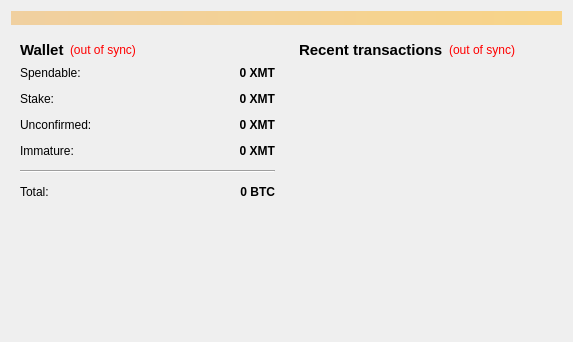
<?xml version="1.0" encoding="UTF-8"?>
<ui version="4.0">
 <class>OverviewPage</class>
 <widget class="QWidget" name="OverviewPage">
  <property name="geometry">
   <rect>
    <x>0</x>
    <y>0</y>
    <width>573</width>
    <height>342</height>
   </rect>
  </property>
  <property name="windowTitle">
   <string>Form</string>
  </property>
  <layout class="QVBoxLayout" name="topLayout">
   <item>
    <widget class="QLabel" name="labelAlerts">
     <property name="visible">
      <bool>false</bool>
     </property>
     <property name="styleSheet">
      <string notr="true">background-color: qlineargradient(x1: 0, y1: 0, x2: 1, y2: 0, stop:0 #F0D0A0, stop:1 #F8D488);  color:#000000
</string>
     </property>
     <property name="wordWrap">
      <bool>true</bool>
     </property>
     <property name="margin">
      <number>3</number>
     </property>
    </widget>
   </item>
   <item>
    <layout class="QHBoxLayout" name="horizontalLayout" stretch="1,1">
     <item>
      <layout class="QVBoxLayout" name="verticalLayout_2">
       <item>
        <widget class="QWidget" name="widget" native="true">
         <layout class="QVBoxLayout" name="verticalLayout_4">
          <item>
           <layout class="QHBoxLayout" name="horizontalLayout_4">
            <item>
             <widget class="QLabel" name="label_5">
              <property name="font">
               <font>
                <pointsize>11</pointsize>
                <weight>75</weight>
                <bold>true</bold>
               </font>
              </property>
              <property name="text">
               <string>Wallet</string>
              </property>
             </widget>
            </item>
            <item>
             <widget class="QLabel" name="labelWalletStatus">
              <property name="toolTip">
               <string>The displayed information may be out of date. Your wallet automatically synchronizes with the MoneroTrust network after a connection is established, but this process has not completed yet.</string>
              </property>
              <property name="styleSheet">
               <string notr="true">QLabel { color: red; }</string>
              </property>
              <property name="text">
               <string notr="true">(out of sync)</string>
              </property>
              <property name="alignment">
               <set>Qt::AlignLeading|Qt::AlignLeft|Qt::AlignVCenter</set>
              </property>
             </widget>
            </item>
            <item>
             <spacer name="horizontalSpacer_2">
              <property name="orientation">
               <enum>Qt::Horizontal</enum>
              </property>
              <property name="sizeHint" stdset="0">
               <size>
                <width>40</width>
                <height>20</height>
               </size>
              </property>
             </spacer>
            </item>
           </layout>
          </item>
          <item>
           <layout class="QFormLayout" name="formLayout_2">
            <property name="fieldGrowthPolicy">
             <enum>QFormLayout::AllNonFixedFieldsGrow</enum>
            </property>
            <property name="horizontalSpacing">
             <number>12</number>
            </property>
            <property name="verticalSpacing">
             <number>12</number>
            </property>
            <item row="0" column="0">
             <widget class="QLabel" name="label">
              <property name="text">
               <string>Spendable:</string>
              </property>
             </widget>
            </item>
            <item row="0" column="1">
             <widget class="QLabel" name="labelBalance">
              <property name="font">
               <font>
                <weight>75</weight>
                <bold>true</bold>
               </font>
              </property>
              <property name="cursor">
               <cursorShape>IBeamCursor</cursorShape>
              </property>
              <property name="toolTip">
               <string>Your current spendable balance</string>
              </property>
              <property name="text">
               <string notr="true">0 XMT</string>
              </property>
              <property name="alignment">
               <set>Qt::AlignRight|Qt::AlignTrailing|Qt::AlignVCenter</set>
              </property>
              <property name="textInteractionFlags">
               <set>Qt::LinksAccessibleByMouse|Qt::TextSelectableByKeyboard|Qt::TextSelectableByMouse</set>
              </property>
             </widget>
            </item>
            <item row="1" column="0">
             <widget class="QLabel" name="label_6">
              <property name="text">
               <string>Stake:</string>
              </property>
             </widget>
            </item>
            <item row="1" column="1">
             <widget class="QLabel" name="labelStake">
              <property name="font">
               <font>
                <weight>75</weight>
                <bold>true</bold>
               </font>
              </property>
              <property name="cursor">
               <cursorShape>IBeamCursor</cursorShape>
              </property>
              <property name="toolTip">
               <string>Total of coins that was staked, and do not yet count toward the current balance</string>
              </property>
              <property name="text">
               <string notr="true">0 XMT</string>
              </property>
              <property name="alignment">
               <set>Qt::AlignRight|Qt::AlignTrailing|Qt::AlignVCenter</set>
              </property>
              <property name="textInteractionFlags">
               <set>Qt::LinksAccessibleByMouse|Qt::TextSelectableByKeyboard|Qt::TextSelectableByMouse</set>
              </property>
             </widget>
            </item>
            <item row="2" column="0">
             <widget class="QLabel" name="label_3">
              <property name="text">
               <string>Unconfirmed:</string>
              </property>
             </widget>
            </item>
            <item row="2" column="1">
             <widget class="QLabel" name="labelUnconfirmed">
              <property name="font">
               <font>
                <weight>75</weight>
                <bold>true</bold>
               </font>
              </property>
              <property name="cursor">
               <cursorShape>IBeamCursor</cursorShape>
              </property>
              <property name="toolTip">
               <string>Total of transactions that have yet to be confirmed, and do not yet count toward the current balance</string>
              </property>
              <property name="text">
               <string notr="true">0 XMT</string>
              </property>
              <property name="alignment">
               <set>Qt::AlignRight|Qt::AlignTrailing|Qt::AlignVCenter</set>
              </property>
              <property name="textInteractionFlags">
               <set>Qt::LinksAccessibleByMouse|Qt::TextSelectableByKeyboard|Qt::TextSelectableByMouse</set>
              </property>
             </widget>
            </item>
            <item row="3" column="0">
             <widget class="QLabel" name="labelImmatureText">
              <property name="text">
               <string>Immature:</string>
              </property>
             </widget>
            </item>
            <item row="3" column="1">
             <widget class="QLabel" name="labelImmature">
              <property name="font">
               <font>
                <weight>75</weight>
                <bold>true</bold>
               </font>
              </property>
              <property name="toolTip">
               <string>Mined balance that has not yet matured</string>
              </property>
              <property name="text">
               <string notr="true">0 XMT</string>
              </property>
              <property name="alignment">
               <set>Qt::AlignRight|Qt::AlignTrailing|Qt::AlignVCenter</set>
              </property>
              <property name="textInteractionFlags">
               <set>Qt::LinksAccessibleByMouse|Qt::TextSelectableByKeyboard|Qt::TextSelectableByMouse</set>
              </property>
             </widget>
            </item>
            <item row="4" column="0" colspan="2">
             <widget class="Line" name="line">
              <property name="orientation">
               <enum>Qt::Horizontal</enum>
              </property>
             </widget>
            </item>
            <item row="5" column="0">
             <widget class="QLabel" name="labelTotalText">
              <property name="text">
               <string>Total:</string>
              </property>
             </widget>
            </item>
            <item row="5" column="1">
             <widget class="QLabel" name="labelTotal">
              <property name="font">
               <font>
                <weight>75</weight>
                <bold>true</bold>
               </font>
              </property>
              <property name="cursor">
               <cursorShape>IBeamCursor</cursorShape>
              </property>
              <property name="toolTip">
               <string>Your current total balance</string>
              </property>
              <property name="text">
               <string notr="true">0 BTC</string>
              </property>
              <property name="alignment">
               <set>Qt::AlignRight|Qt::AlignTrailing|Qt::AlignVCenter</set>
              </property>
              <property name="textInteractionFlags">
               <set>Qt::LinksAccessibleByMouse|Qt::TextSelectableByKeyboard|Qt::TextSelectableByMouse</set>
              </property>
             </widget>
            </item>
           </layout>
          </item>
         </layout>
        </widget>
       </item>
       <item>
        <spacer name="verticalSpacer">
         <property name="orientation">
          <enum>Qt::Vertical</enum>
         </property>
         <property name="sizeHint" stdset="0">
          <size>
           <width>20</width>
           <height>40</height>
          </size>
         </property>
        </spacer>
       </item>
      </layout>
     </item>
     <item>
      <layout class="QVBoxLayout" name="verticalLayout_3">
       <item>
        <widget class="QWidget" name="widget_2" native="true">
         <layout class="QVBoxLayout" name="verticalLayout">
          <item>
           <layout class="QHBoxLayout" name="horizontalLayout_2">
            <item>
             <widget class="QLabel" name="label_4">
              <property name="font">
               <font>
                <pointsize>11</pointsize>
                <weight>75</weight>
                <bold>true</bold>
               </font>
              </property>
              <property name="text">
               <string>&lt;b&gt;Recent transactions&lt;/b&gt;</string>
              </property>
             </widget>
            </item>
            <item>
             <widget class="QLabel" name="labelTransactionsStatus">
              <property name="toolTip">
               <string>The displayed information may be out of date. Your wallet automatically synchronizes with the MoneroTrust network after a connection is established, but this process has not completed yet.</string>
              </property>
              <property name="styleSheet">
               <string notr="true">QLabel { color: red; }</string>
              </property>
              <property name="text">
               <string notr="true">(out of sync)</string>
              </property>
              <property name="alignment">
               <set>Qt::AlignRight|Qt::AlignTrailing|Qt::AlignVCenter</set>
              </property>
             </widget>
            </item>
            <item>
             <spacer name="horizontalSpacer">
              <property name="orientation">
               <enum>Qt::Horizontal</enum>
              </property>
              <property name="sizeHint" stdset="0">
               <size>
                <width>40</width>
                <height>20</height>
               </size>
              </property>
             </spacer>
            </item>
           </layout>
          </item>
          <item>
           <widget class="QListView" name="listTransactions">
            <property name="styleSheet">
             <string notr="true">QListView { background: transparent; }</string>
            </property>
            <property name="frameShape">
             <enum>QFrame::NoFrame</enum>
            </property>
            <property name="verticalScrollBarPolicy">
             <enum>Qt::ScrollBarAlwaysOff</enum>
            </property>
            <property name="horizontalScrollBarPolicy">
             <enum>Qt::ScrollBarAlwaysOff</enum>
            </property>
            <property name="selectionMode">
             <enum>QAbstractItemView::NoSelection</enum>
            </property>
           </widget>
          </item>
         </layout>
        </widget>
       </item>
      </layout>
     </item>
    </layout>
   </item>
  </layout>
 </widget>
 <resources/>
 <connections/>
</ui>
